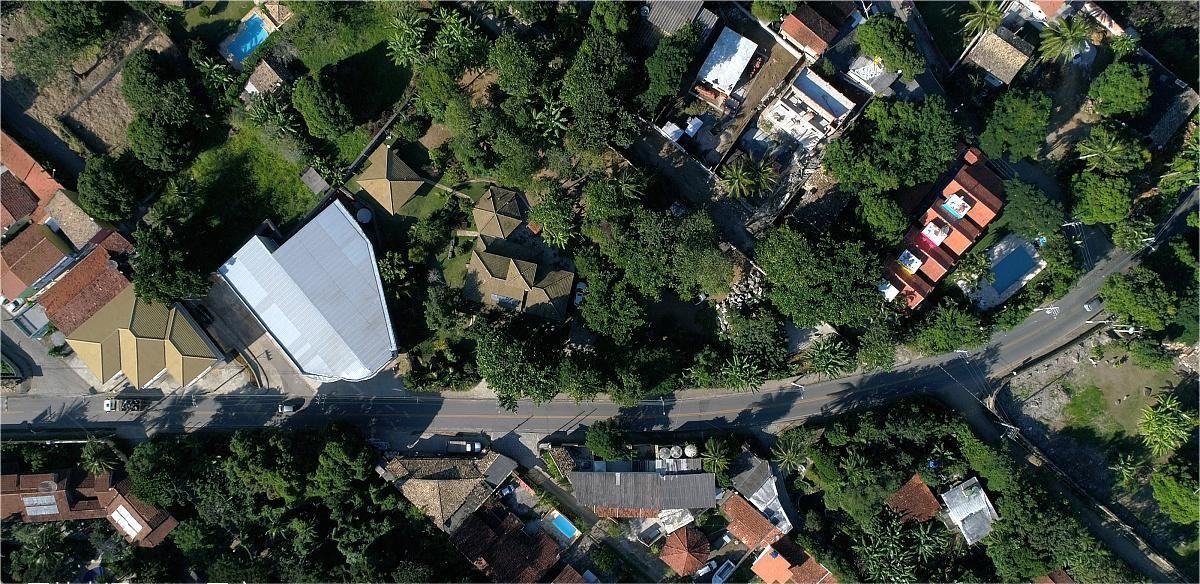
%> input picture 分水岭算法/a.jpg, 1200 x 584 px
$ octave main.m   (GNU Octave 9; MATLAB toolbox functions it lacks are replaced by stand-ins)
%> lines starting %> are read from the running program, lines starting %| are printed output that depends on the picture; in (x1, y1, x2, y2) boxes, pixels count from 0 and x2, y2 are one past the last pixel; in counts of white or black regions, pixels touching at a corner belong together; the program's own positions count from 1
rgb = imread('a.jpg');
%> rgb is the input picture: size 584x1200x3 uint8; mean R, G, B 64.5, 71.4, 60.9
I = rgb2gray(rgb);
imshow(I)
gmag = imgradient(I);
imshow(gmag,[])
 L = watershed(gmag);
 Lrgb = label2rgb(L);
 imshow(Lrgb)
se = strel('disk',1);
Io = imopen(I,se);
imshow(Io)
Ie = imerode(I,se);
Iobr = imreconstruct(Ie,I);
imshow(Iobr)
Ioc = imclose(Io,se);
imshow(Ioc)
Iobrd = imdilate(Iobr,se);
Iobrcbr = imreconstruct(imcomplement(Iobrd),imcomplement(Iobr));
Iobrcbr = imcomplement(Iobrcbr);
imshow(Iobrcbr)
fgm = imregionalmax(Iobrcbr);
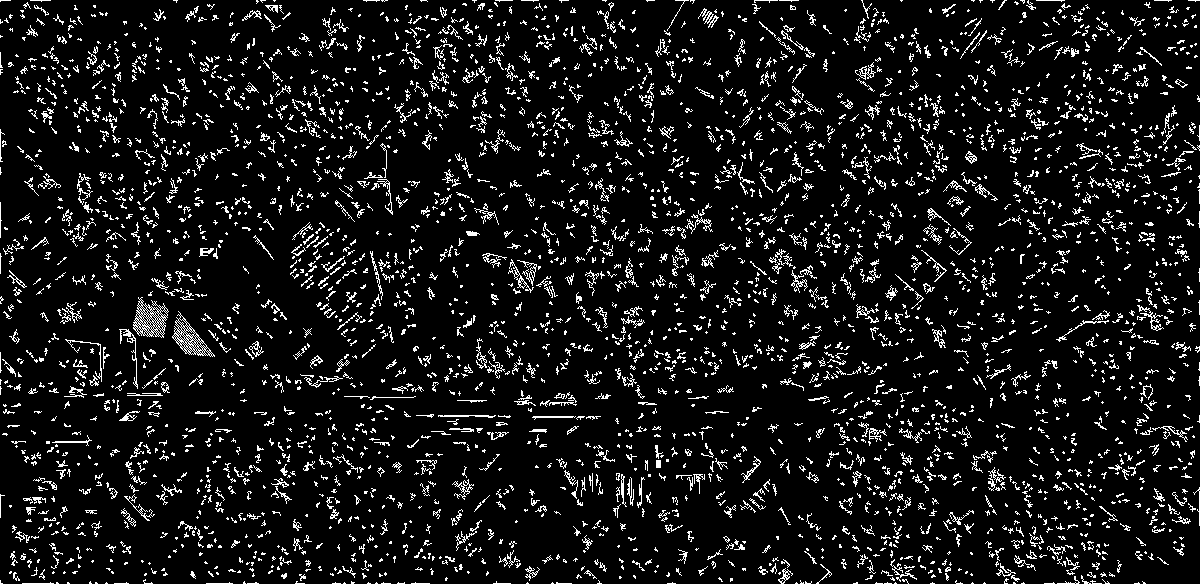
%> fgm: size 584x1200 logical; 8.7% white in thin lines or dots
imshow(fgm)
I2 = labeloverlay(I,fgm);
imshow(I2)
se2 = strel(ones(10,10));
fgm2 = imclose(fgm,se2);
%> fgm2: size 584x1200 logical; 26.6% white; 482 white regions (168 under 20 px), largest, box (x1, y1, x2, y2) and area: (13, 41, 214, 270) 10766, (262, 222, 539, 458) 10562, (826, 380, 986, 584) 8716
fgm3 = imerode(fgm2,se2);
%> fgm3: size 584x1200 logical; 3.2% white; 292 white regions (126 under 20 px), largest, box (x1, y1, x2, y2) and area: (137, 301, 227, 351) 1416, (1015, 531, 1105, 584) 937, (298, 227, 357, 287) 925
fgm4 = bwareaopen(fgm3,20);
I3 = labeloverlay(I,fgm4);
imshow(I3)
 bw = imbinarize(Iobrcbr);
%> bw: size 584x1200 logical; 32% white; 495 white regions (175 under 20 px), largest, box (x1, y1, x2, y2) and area: (0, 0, 1200, 584) 124973, (407, 338, 860, 584) 25025, (391, 36, 550, 313) 7885
 imshow(bw)
D = bwdist(bw);
DL = watershed(D);
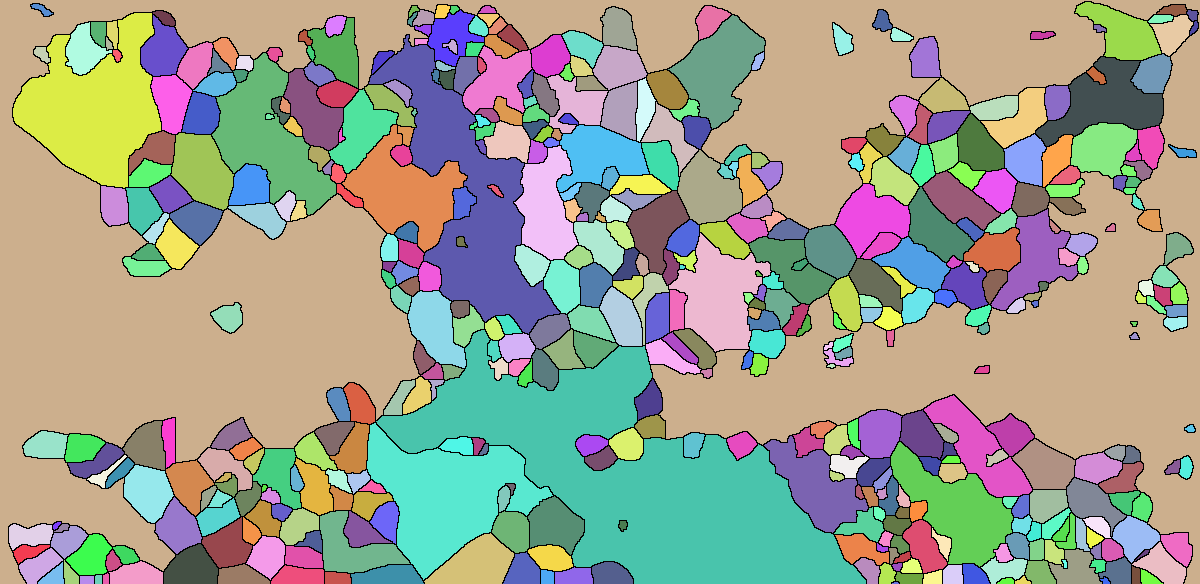
%> DL: size 584x1200 uint16; 496 distinct labels, from 0 to 495; one colour per label, 0 black
bgm = DL == 0;
%> bgm: size 584x1200 logical; 5.2% white in thin lines or dots
imshow(bgm)
gmag2 = imimposemin(gmag, bgm | fgm4);
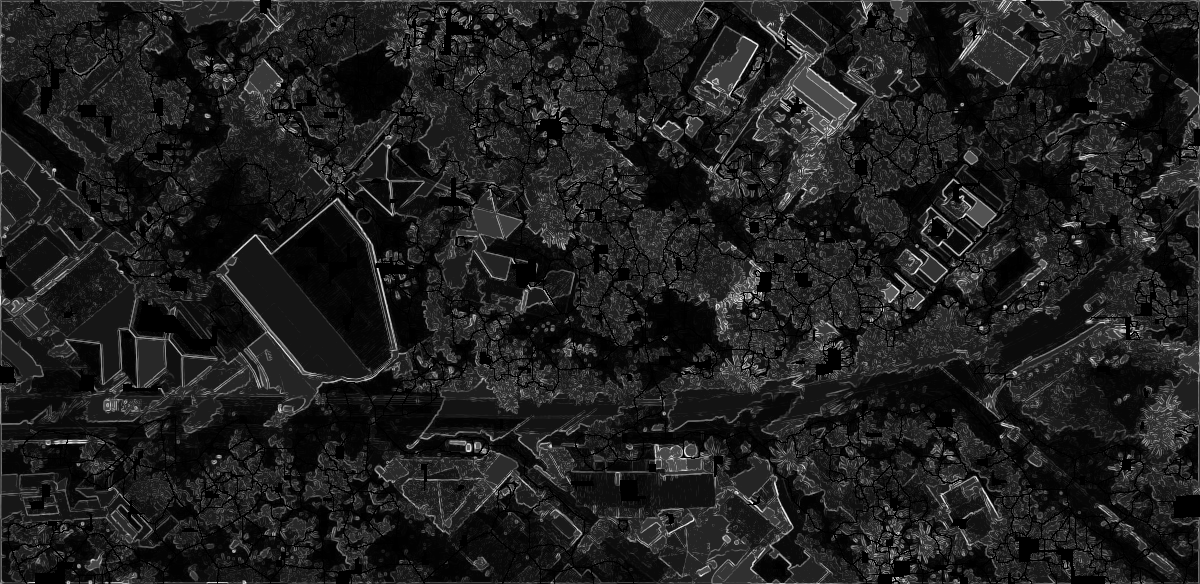
%> gmag2: size 584x1200 double; 8.13% of the values are NaN or infinite; the others: min 1.06, max 1054.2, mean 143.3; drawn with min black, max white, NaN and infinite black
L = watershed(gmag2);
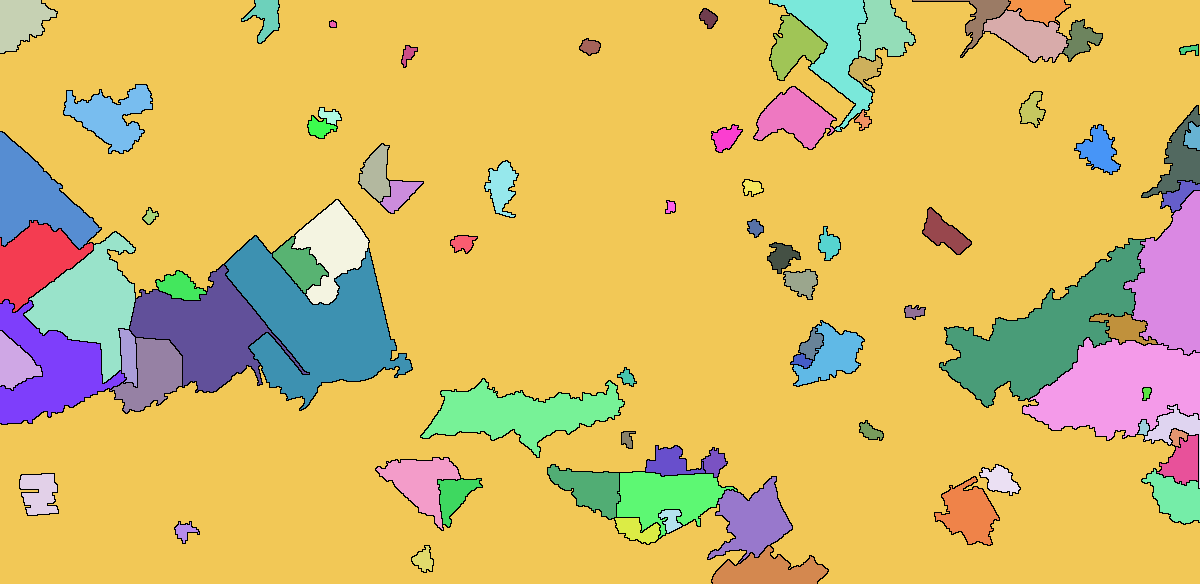
%> L: size 584x1200 uint8; 85 distinct labels, from 0 to 84; one colour per label, 0 black
subplot(1,2,1)
labels = imdilate(L==0,ones(3,3)) + 2*bgm + 3*fgm4;
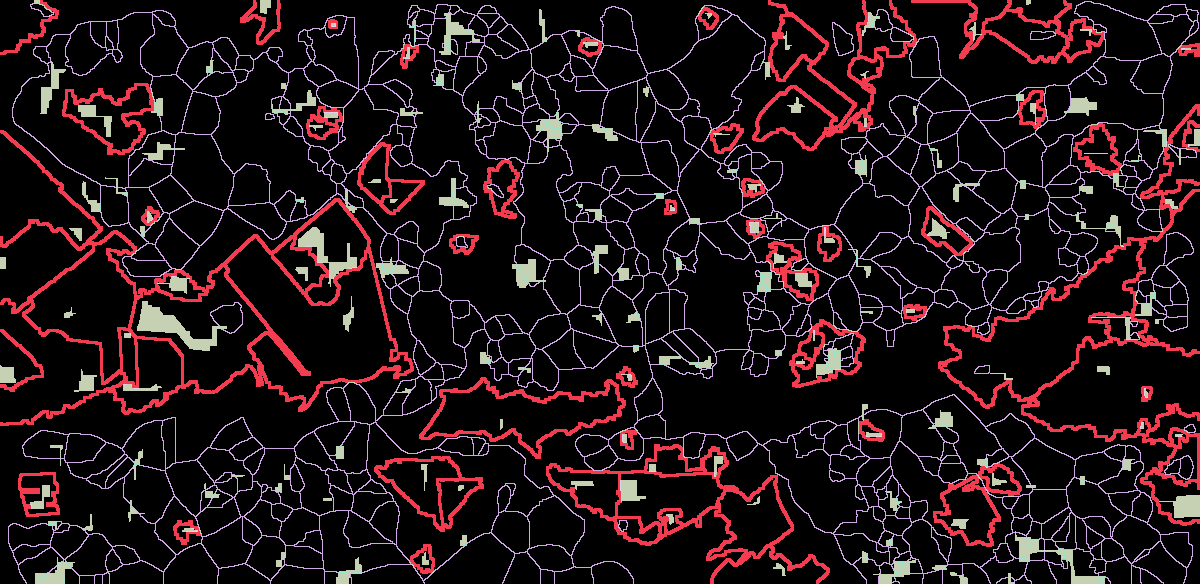
%> labels: size 584x1200 double; 6 distinct labels, from 0 to 5; one colour per label, 0 black
I4 = labeloverlay(I,labels);
imshow(I4)
subplot(1,2,2)
Lrgb = label2rgb(L,'jet','w','shuffle');
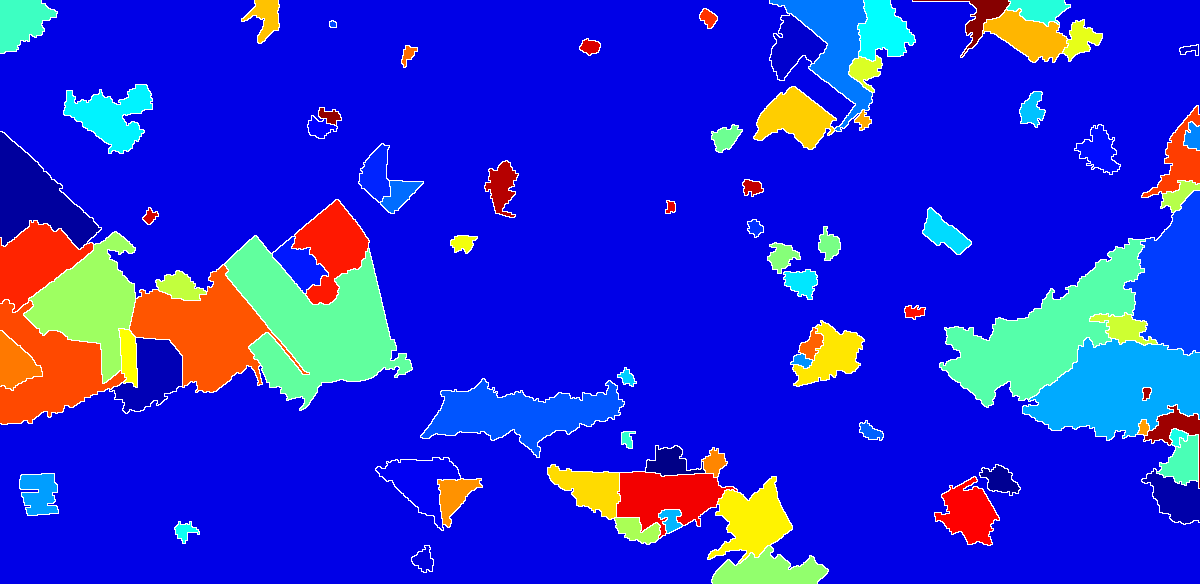
%> Lrgb: size 584x1200x3 uint8; mean R, G, B 33.2, 39.5, 207.8
imshow(Lrgb)
